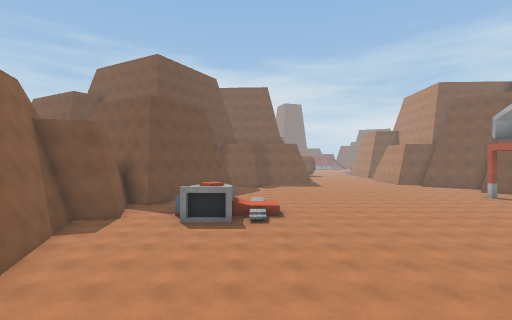
view 1 (above)

21 first-person views from a walk through a scene from a Unity 3-D project. The camera is 1.4 m above the floor, looks level and sees 85° across. The floor is counted in squares, 2 m on a side. Each view is taken from the middle of a square. On the plan, view 1 faces up. The plan holds only what a view shows up to about 9 squares ahead; the rest is blank. The place goes on beyond the plan. The player character is not drawn. Some surface patterns are stand-ins.

view 2
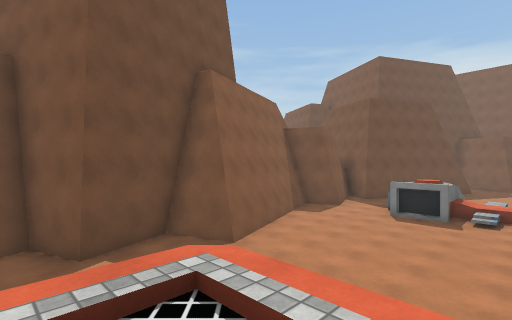

view 3
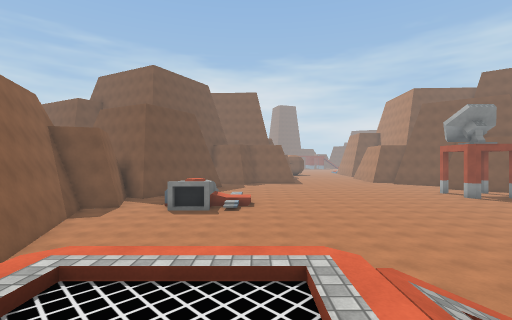

view 4
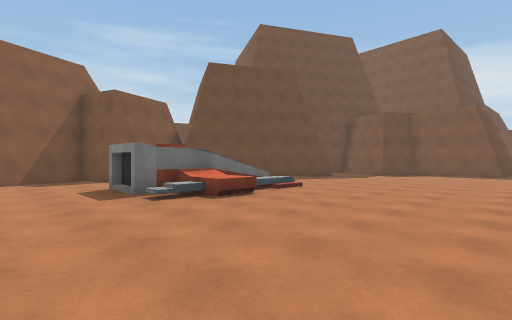

view 5
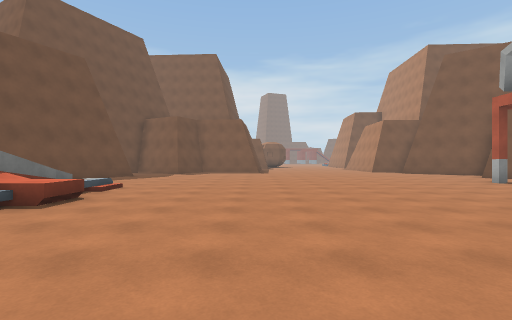

view 6
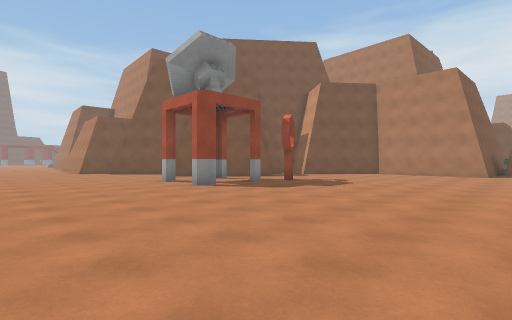

view 7
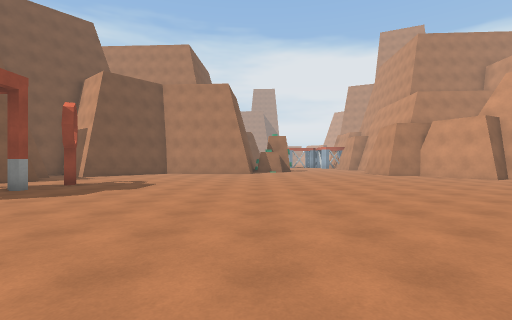

view 8
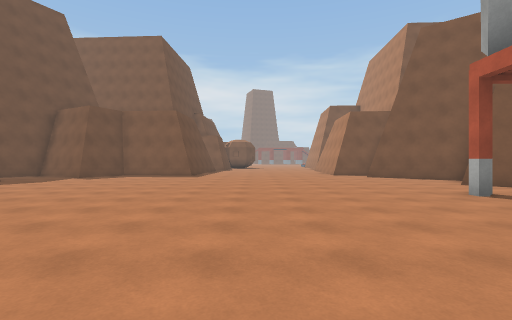

view 9
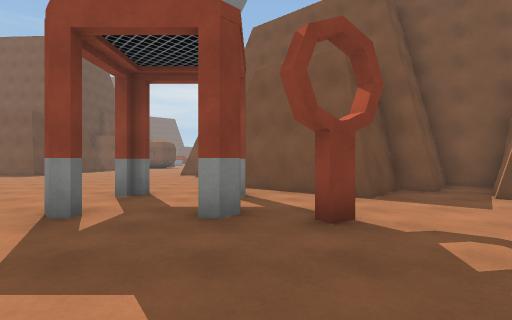

view 10
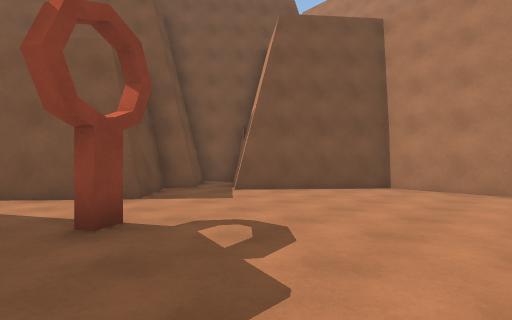

view 11
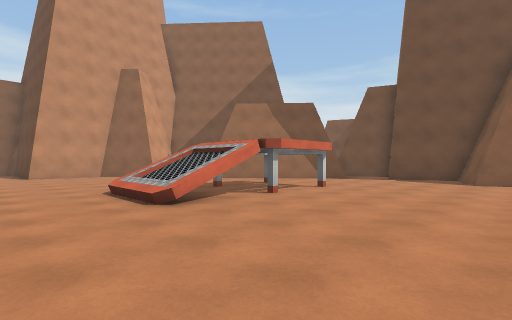

view 12
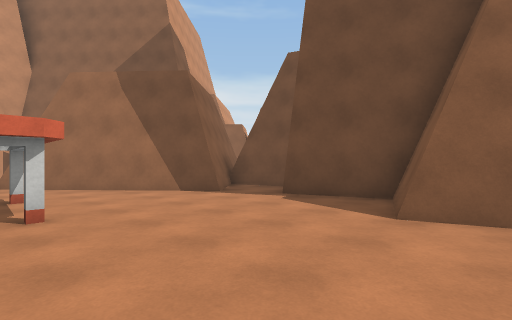

view 13
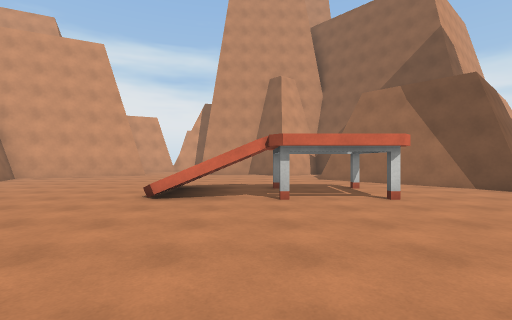

view 14
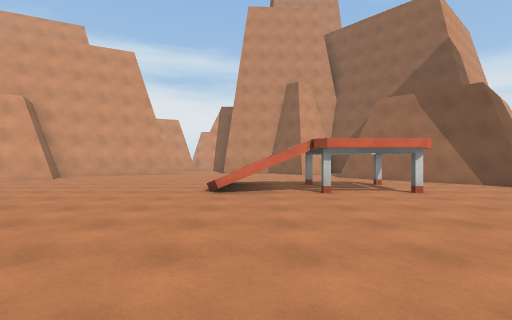

view 15
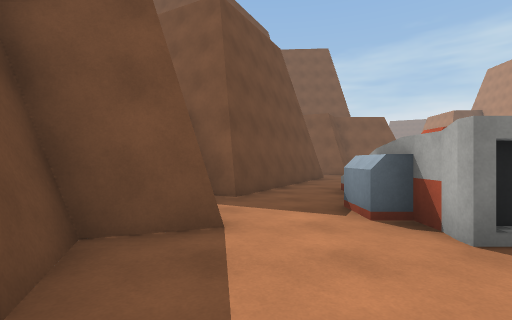

view 16
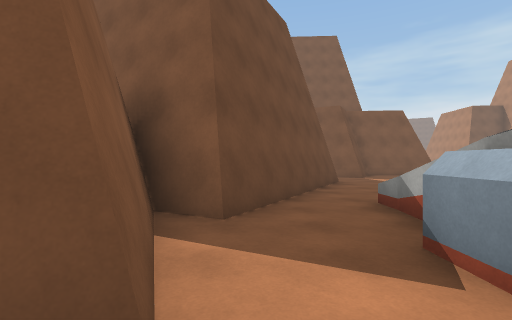

view 17
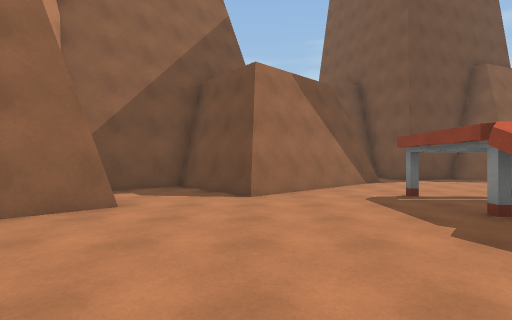

view 18
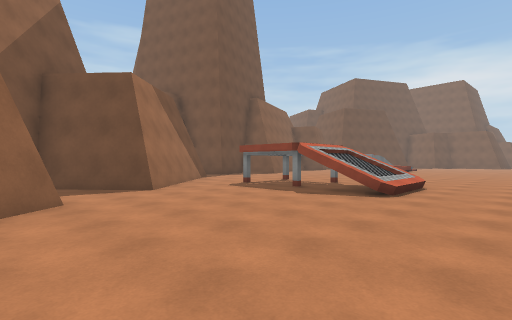

view 19
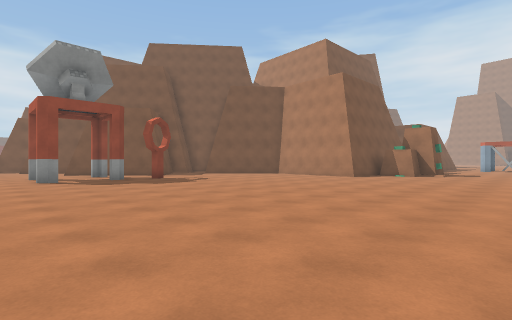

view 20
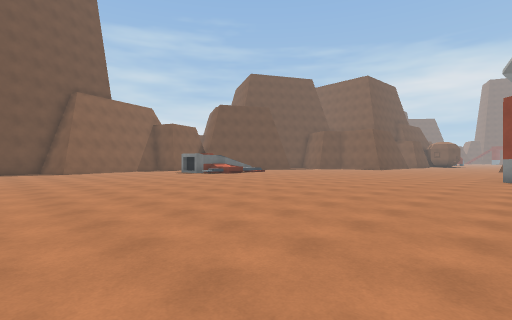

view 21
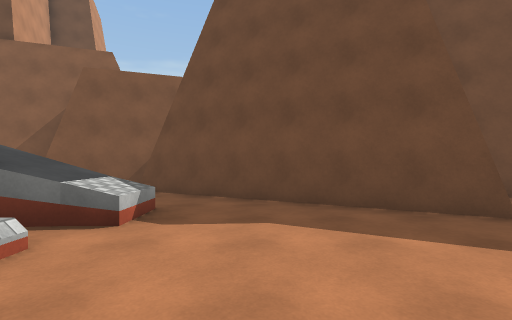

### Floor plan
Key: @ floor where view 1 was taken; # wall or solid block; . floor; / step, stairs or slope; ^ raised ledge; O other object.
Columns run from 6 left of view 1 to 22 right of it. Each row starts with its distance up from view 1.
 17     #...............
 16    ##..............##
 15    #................######
 14   ##..............OO.###.##
 13   #......................##
 12  ##.^^/..........O..O.....##
 11  #..^^/..............O.....##
 10  #..#^//....................#
  9 ##..##//...................##
  8 #...///....................#
  7 ##.......................
  6  #........................
  5  #........................
  4  ##........................
  3  ##.........................
  2  #..........................
  1  #........................
  0  #....@////............
 -1  ##.../////......   ...
 -2  ###../////......
 -3    #.............
 -4    ##............
 -5     ##.......
 -6    ##........
 -7    #.........
 -8    ##. #.....

Where each view was taken, in squares from view 1:
view 1: 0 up, 0 right, facing up
view 2: 1 down, 1 right, facing up-left
view 3: 2 down, 1 right, facing up
view 4: 6 up, 5 right, facing up-left
view 5: 5 up, 4 right, facing up
view 6: 5 up, 7 right, facing up-right
view 7: 6 up, 7 right, facing right
view 8: 8 up, 7 right, facing up
view 9: 8 up, 14 right, facing up
view 10: 8 up, 14 right, facing up-right
view 11: 4 up, 6 right, facing down-left
view 12: 4 up, 0 right, facing down-left
view 13: 5 up, 2 right, facing down
view 14: 6 up, 3 right, facing down
view 15: 6 up, 4 left, facing up
view 16: 8 up, 4 left, facing up
view 17: 5 down, 5 right, facing left
view 18: 8 down, 6 right, facing up-left
view 19: 1 up, 10 right, facing up-right
view 20: 0 up, 12 right, facing up-left
view 21: 14 up, 2 right, facing left
